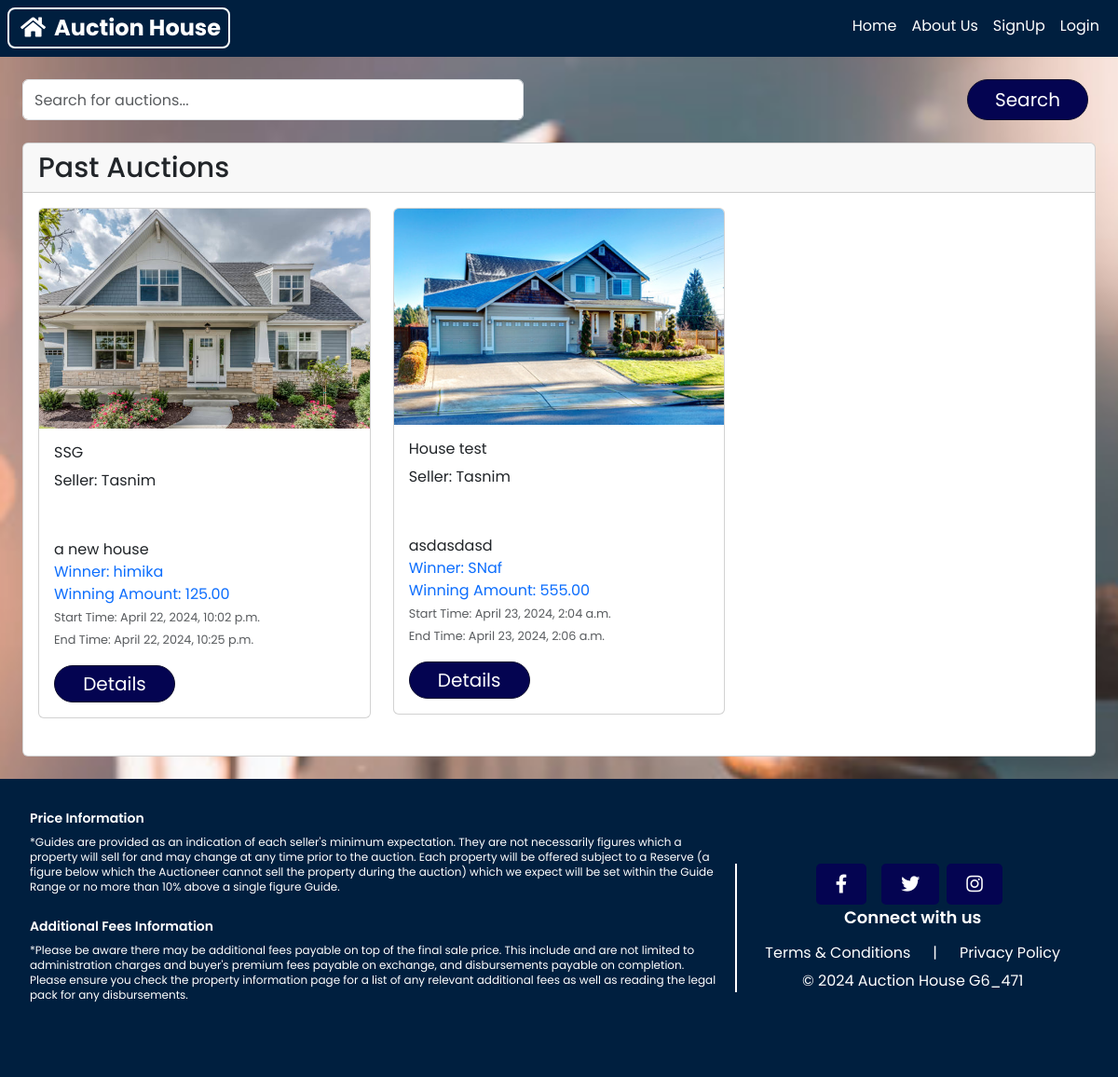
Screenshot of /past-auction-items/ with the database file from the repository.
### website/models.py (models this page shows, shortened)
class AuctionItem(models.Model):
    title = models.CharField(max_length=255)
    description = models.TextField()
    address = models.CharField(max_length=255)
    start_price = models.DecimalField(max_digits=10, decimal_places=2)
    current_bid = models.DecimalField(max_digits=10, decimal_places=2, default=0.00)
    current_bid_by = models.ForeignKey(User, on_delete=models.CASCADE,null=True, blank=True, related_name='bids_made')
    created_by = models.ForeignKey(User, on_delete=models.CASCADE, related_name='auction_items_created')
    start_time = models.DateTimeField(blank=True, null=True)
    end_time = models.DateTimeField(blank=True, null=True)
    image = models.ImageField(upload_to='auction_item_images/', blank=True, null=True)
    winner = models.ForeignKey(User, on_delete=models.SET_NULL, blank=True, null=True, related_name='won_auctions')
    house_size = models.IntegerField(null=True, blank=True)
    floor_count = models.IntegerField(null=True, blank=True)
    house_type = models.CharField(max_length=15, choices=h_type, null=True, blank=True)
    APPROVAL_CHOICES = [
        ('pending', 'Pending'),
        ('approved', 'Approved'),
        ('rejected', 'Rejected'),
    ]
    approval_status = models.CharField(max_length=10, choices=APPROVAL_CHOICES, default='pending')

### website/views.py (the view)
# urls.py: path('past-auction-items/', views.past_auction_items, name='past_auction_items'),
def past_auction_items(request=None):
    current_time = timezone.now()
    past_auctions = AuctionItem.objects.filter(start_time__lt=current_time, end_time__lt=current_time, approval_status='approved')
    for auction in past_auctions:
        if not auction.winner:
            auction.determine_winner()
    if request:
        return render(request, 'past_auction_items.html', {
            'past_auctions': past_auctions,
        })
    else:
        return past_auctions

### website/templates/past_auction_items.html
{% extends 'base.html' %}
{% block content %}
<div class="container mt-4">
    <div class="search-container text-center mb-4">
        <form action="{% url 'website:search_upcoming_auctions' %}" method="GET" class="form-inline">
            <input type="text" class="form-control" placeholder="Search for auctions..." name="query" required>
            <button type="submit" class="btn btn-primary">Search</button>
        </form>
    </div>
    <div class="card-deck">
        <div class="card">
            <div class="card-header">
                <h2>Past Auctions</h2>
            </div>
            <div class="card-body">
                <div class="row">
                    {% for auction in past_auctions %}
                    <div class="col-md-4 mb-4">
                        <div class="card">
                            {% if auction.image %}
                            <img src="{{ auction.image.url }}" alt="{{ auction.title }} Image" class="card-img-top">
                            {% endif %}
                            <div class="card-body">
                                <h3 class="card-title">{{ auction.title }}</h3>
                                <p class="card-text text-dark">Seller: <a href="{% url 'website:seller_profile' seller_id=auction.created_by.buyer_seller.user_id %}">{{ auction.created_by.username }}</a></p>
                                <p class="card-text text-dark mb-0">{{ auction.description|truncatewords:15 }}</p>
                                {% if auction.winner %}
                                <p class="card-text font-weight-bold text-primary mb-0">
                                    Winner: {{ auction.winner.username }}<br>
                                    Winning Amount: {{ auction.current_bid }}
                                </p>
                                {% else %}
                                <p class="card-text font-weight-bold text-primary mb-0">
                                    No Winner
                                </p>
                                {% endif %}
                                <p class="card-text mb-3">
                                    <small class="text-muted">
                                        Start Time: <span class="start-time">{{ auction.start_time }}</span><br>
                                        End Time: {{ auction.end_time }}
                                    </small>
                                </p>
                                <a href="{% url 'website:auction_detail' auction.id %}" class="btn btn-sm btn-primary">Details</a>
                            </div>
                        </div>
                    </div>
                    {% endfor %}
                </div>
            </div>
        </div>
    </div>
</div>
{% endblock %}

### static/base.css (style rules this page uses)
body { font-family: Arial, sans-serif; background-image: url("bg5.jpg"); background-size: cover; background-position: center; background-repeat: no-repeat; min-height: 250vh; }
* { font-family: "Poppins", sans-serif; box-sizing: border-box; }
.container { max-width: 1200px; margin: 0 auto; }
.container h2 { font-weight: 500; font-display: flex; font-size: 30px; }
.container p { color: white; margin-bottom: 50px; }
.btn { font-size: 20px; color: #fff; background-color: rgb(4, 4, 81); text-decoration: none; border-radius: 5px; transition: all 0.3s ease; }
.btn-primary { width: 130px; border-color: #0f0f2d; border-radius: 30px; margin-right: 8px; }
form button { margin-left: calc(50% - 100px); width: 200px; }
.search-container { display: flex; justify-content: center; }
.search-container .form-inline { display: flex; flex-grow: 1; }
.search-container .form-inline .form-control { flex: 1; width: 100%; height: 100%; display: flex; align-items: center; position: relative; }

### rows the page displays
AuctionItem: image (picture), title "SSG", created_by.username "Tasnim", description "a new house", winner.username "himika", current_bid "125.00", start_time "April 22, 2024, 10:02 p.m.", end_time "April 22, 2024, 10:25 p.m."
AuctionItem: image (picture), title "House test", created_by.username "Tasnim", description "asdasdasd", winner.username "SNaf", current_bid "555.00", start_time "April 23, 2024, 2:04 a.m.", end_time "April 23, 2024, 2:06 a.m."
